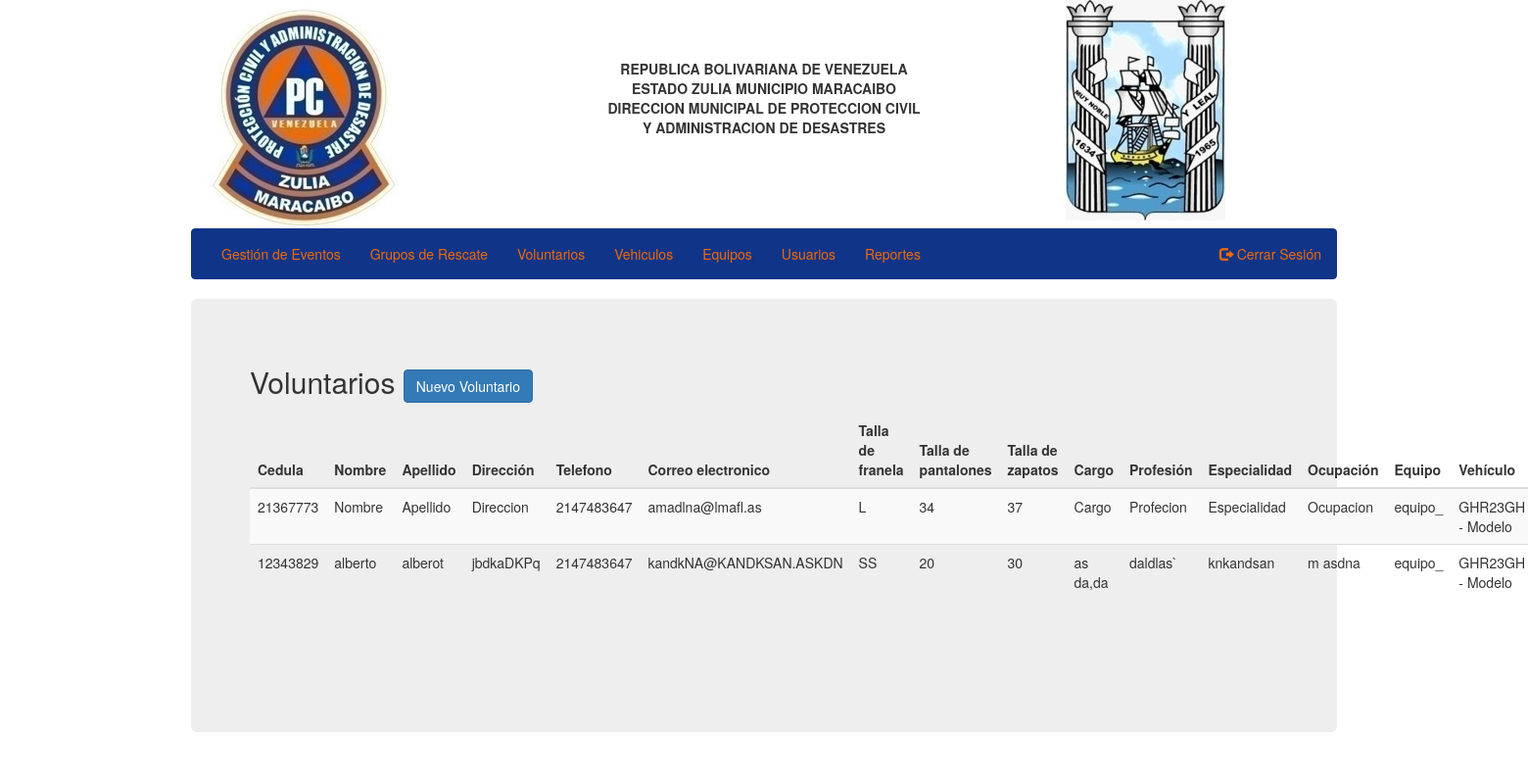
Screenshot of /voluntarios.php (signed in) with the database file from the repository.
### tables this page shows
CREATE TABLE `volunteers` (
  `id` int(11) NOT NULL,
  `ci` int(8) NOT NULL,
  `firstName` varchar(20) NOT NULL,
  `lastName` varchar(20) NOT NULL,
  `address` varchar(100) NOT NULL,
  `phone` int(11) NOT NULL,
  `email` varchar(50) NOT NULL,
  `sizeShirt` varchar(2) NOT NULL,
  `sizePants` varchar(2) NOT NULL,
  `sizeShoes` int(2) NOT NULL,
  `position` varchar(20) NOT NULL,
  `profession` varchar(20) NOT NULL,
  `speciality` varchar(20) NOT NULL,
  `employment` varchar(20) NOT NULL,
  `id_team` int(11) NOT NULL,
  `id_vehicle` int(11) NOT NULL,
  `type` varchar(20) NOT NULL,
  `state` varchar(20) NOT NULL,
  `photo` varchar(100) NOT NULL
);

### classes/DB.php (called while the page is built, shortened)
<?php
class DB {
    private static $_instance = null;
    private $_pdo,
            $_query,
            $_error = false,
            $_results,
            $_count = 0;
    private function __construct() {
        try {
            $this->_pdo = new PDO(
                    'mysql:host='.Config::get('mysql/host').';dbname='.Config::get('mysql/db'),
                    Config::get('mysql/username'),
                    Config::get('mysql/password'));
        } catch (Exception $e) {
            die($e->getMessage());
        }
    }
    public static function getInstance(){
        if(!isset(self::$_instance)){
            self::$_instance = new DB();
        }
        return self::$_instance;
    }
    public function query($sql, $params = array()){
        $this->_error = FALSE;
        if (($this->_query = $this->_pdo->prepare($sql))) {
            $x = 1;
            if(count($params)){
                foreach ($params as $param) {
                    $this->_query->bindValue($x, $param);
                    $x++;
                }
            }
            if($this->_query->execute()){
                $this->_results = $this->_query->fetchAll(PDO::FETCH_OBJ);
                $this->_count =  $this->_query->rowCount();
            }else{
                $this->_error = TRUE;
            }
        }
        return $this;
    }
    public function action($action, $table, $where = array()){
        if(count($where) === 3){
            $operators = array('=','>','<','>=','<=');
            $field = $where[0];
            $operator = $where[1];
            $value = $where[2];
            if(in_array($operator, $operators)){
                $sql = "{$action} FROM {$table} WHERE {$field} {$operator} ?";
                if(!$this->query($sql, array($value))->error()){
                    return $this;
                }
            }
        }
        return FALSE;
    }
    public function get($table, $where){
        return $this->action('SELECT *', $table, $where);
    }
    public function results(){
        return $this->_results;
    }
    public function first(){
        return $this->results()[0];
    }
    public function error(){
        return $this->_error;
    }
    public function count(){
        return $this->_count;
    }
}

### classes/Config.php (called while the page is built)
<?php
class Config {
    public static function get($path = NULL){
        if($path){
            $config = $GLOBALS['config'];
            $path = explode('/', $path);
            foreach ($path as $bit) {
                if(isset($config[$bit])){
                    $config = $config[$bit];
                }
            }
            return $config;
        }
        return FALSE;
    }
}

### classes/User.php (called while the page is built, shortened)
<?php
class User {
    private $_db,
            $_data,
            $_sessionName,
            $_cookieName,
            $_isLoggedIn;
    public function __construct($user = null) {
        $this->_db = DB::getInstance();
        $this->_sessionName = Config::get('session/session_name');
        if (!$user) {
            if (Session::exists($this->_sessionName)) {
                $user = Session::get($this->_sessionName);
                if ($this->find($user)) {
                    $this->_isLoggedIn = true;
                } else {
                }
            }
        } else {
            $this->find($user);
        }
    }
    public function find($user = null) {
        if ($user) {
            $field = (is_numeric($user)) ? 'id' : 'username';
            $data = $this->_db->get('users', array($field, '=', $user));
            if ($data->count()) {
                return true;
            }
        }
        return FALSE;
    }
    public function isLoggedIn() {
        return $this->_isLoggedIn;
    }
}

### classes/Session.php (called while the page is built, shortened)
<?php
class Session {
    public static function exists($name){
        return (isset($_SESSION[$name])) ? TRUE : FALSE;
    }
    public static function get($name){
        return $_SESSION[$name];
    }
}

### classes/Input.php (called while the page is built, shortened)
<?php
class Input {
    public static function exists($type = 'post'){
        switch ($type) {
            case 'post':
                return (!empty($_POST)) ? TRUE : FALSE;
                break;
            case 'get' :
                return (!empty($_GET) ? TRUE : FALSE);
                break;
        }
    }
}

### classes/Sistem.php (called while the page is built, shortened)
<?php
class Sistem {
	private $_db,
			$_data,
			$_type;
	public function __construct($type = null) {
		if (!is_null($type)) {
			$this->_type = $type;
		} else {
			$this->_type = 'team';
		}
		$this->_db = DB::getInstance();
	}
	public function get($arg = null) {
		if (!is_null($arg)) {
			$data = $this->_db->get($this->_type, $arg);
			if ($data->count()) {
				$this->_data = $data->results();
				return true;
			}
		} else {
			return false;
		}
	}
	public function data() {
		return $this->_data;
	}
}

### voluntarios.php (the view, shortened to what this page needs)
<?php
	gettemplate('header');
?>
<div class="container">
	<div class="row">
		<div class="jumbotron">
			<div class="row">
				<?php if (Input::exists('get') && Input::get('new')) : ?>
					<div class="col-sm-offset-3 col-sm-6">
						<?php if (!empty($error)) {
							handlerMessage($error, 'danger');
						} ?>
						<h2>Voluntarios <a href="?" class="btn btn-primary">Ver Voluntarios</a></h2>
						<form action="" method="post" enctype="multipart/form-data">
							<div class="form-group">
								<label for="ci">Cedula:</label>
								<input name="ci" type="number" class="form-control" id="ci">
							</div>
							<div class="form-group">
								<label for="firstName">Nombre:</label>
								<input name="firstName" type="text" class="form-control" id="firstName">
							</div>
							<div class="form-group">
								<label for="lastName">Apellido:</label>
								<input name="lastName" type="text" class="form-control" id="lastName">
							</div>
							<div class="form-group">
								<label for="address">Dirección:</label>
								<input name="address" type="text" class="form-control" id="address">
							</div>
							<div class="form-group">
								<label for="phone">Telefono:</label>
								<input name="phone" type="tel" class="form-control" id="phone">
							</div>
							<div class="form-group">
								<label for="email">Correo electónico:</label>
								<input name="email" type="email" class="form-control" id="email">
							</div>
							<div class="form-group">
								<label for="sizeShirt">Talla de camisa:</label>
								<select name="sizeShirt" class="form-control" id="sizeShirt">
									<?php $sizes = array('SS', 'S', 'M', 'L', 'XL', 'XXL', 'XXXL');
									for ($i = 0; $i < count($sizes); $i++) { ?>
										<option value="<?php echo $sizes[$i]; ?>"><?php echo $sizes[$i]; ?></option>
									<?php } ?>
								</select>
							</div>
							<div class="form-group">
								<label for="sizePants">Talla de pantalon:</label>
								<select name="sizePants" class="form-control" id="sizePants">
									<?php for ($i = 20; $i < 52; $i = $i+2) { ?>
										<option value="<?php echo $i; ?>"><?php echo $i; ?></option>
									<?php } ?>
								</select>
							</div>
							<div class="form-group">
								<label for="sizeShoes">Talla de zapatos:</label>
								<select name="sizeShoes" class="form-control" id="sizeShoes">
									<?php for ($i = 30; $i < 46; $i++) { ?>
										<option value="<?php echo $i; ?>"><?php echo $i; ?></option>
									<?php } ?>
								</select>
							</div>
							<div class="form-group">
								<label for="position">Cargo:</label>
								<input name="position" type="text" class="form-control" id="position">
							</div>
							<div class="form-group">
								<label for="profession">Profeción:</label>
								<input name="profession" type="text" class="form-control" id="profession">
							</div>
							<div class="form-group">
								<label for="speciality">Especialidad:</label>
								<input name="speciality" type="text" class="form-control" id="speciality">
							</div>
							<div class="form-group">
								<label for="employment">Ocupación:</label>
								<input name="employment" type="text" class="form-control" id="employment">
							</div>
							<div class="form-group">
								<label for="team">Equipo:</label>
								<?php $sistem = new Sistem('teams'); ?>
								<select name="team" class="form-control" id="team">
									<?php if ($sistem->get(array('id', '>', 0))) : ?>
										<?php foreach ($sistem->data() as $team) { ?>
											<option value="<?php echo $team->id; ?>"><?php echo $team->name; ?></option>
										<?php } ?>
									<?php else : ?>
										<option value="">No hay equipos registrados</option>
									<?php endif; ?>
								</select>
							</div>
							<div class="form-group">
								<label for="vehicle">Vehículo:</label>
								<?php $sistem = new Sistem('vehicles'); ?>
								<select name="vehicle" class="form-control" id="vehicle">
									<?php if ($sistem->get(array('id', '>', 0))) : ?>
										<?php foreach ($sistem->data() as $vehicle) { ?>
											<option value="<?php echo $vehicle->id; ?>"><?php echo $vehicle->model; ?> - <?php echo $vehicle->plate; ?></option>
										<?php } ?>
									<?php else : ?>
										<option value="">No hay vehiculos registrados</option>
									<?php endif; ?>
								</select>
							</div>
							<div class="form-group">
								<label for="type">Tipo:</label>
								<input name="type" type="text" class="form-control" id="type">
							</div>
							<div class="form-group">
								<label for="state">Estado:</label>
								<input name="state" type="text" class="form-control" id="state">
							</div>
							<div class="form-group">
								<label for="photo">Foto</label>
								<input class="form-control" type="file" name="photo" id="photo">
							</div>
							<input type="hidden" name="token" value="<?php echo Token::generate();?>">
							<input type="submit" name="create" class="btn btn-primary" value="Registrar"/>
						</form>
					</div>
				<?php else : ?>
					<div class="col-sm-12">
						<h2>Voluntarios <a href="?new=true" class="btn btn-primary">Nuevo Voluntario</a></h2>
						<table class="table table-striped">
							<thead>
								<tr>
									<th>Cedula</th>
									<th>Nombre</th>
									<th>Apellido</th>
									<th>Dirección</th>
									<th>Telefono</th>
									<th>Correo electronico</th>
									<th>Talla de franela</th>
									<th>Talla de pantalones</th>
									<th>Talla de zapatos</th>
									<th>Cargo</th>
									<th>Profesión</th>
									<th>Especialidad</th>
									<th>Ocupación</th>
									<th>Equipo</th>
									<th>Vehículo</th>
								</tr>
							</thead>
							<tbody>
								<?php $sistem = new Sistem('volunteers');
								if (!$sistem->get(array('id', '>', 0))) : ?>
									<tr>
										<td colspan="18"><h3><center>No hay registro</center></h3></td>
									</tr>
								<?php else :
									foreach ($sistem->data() as $voluntary) { ?>
										<tr>
											<td><?php echo $voluntary->ci; ?></td>
											<td><?php echo $voluntary->firstName; ?></td>
											<td><?php echo $voluntary->lastName; ?></td>
											<td><?php echo $voluntary->address; ?></td>
											<td><?php echo $voluntary->phone; ?></td>
											<td><?php echo $voluntary->email; ?></td>
											<td><?php echo $voluntary->sizeShirt; ?></td>
											<td><?php echo $voluntary->sizePants; ?></td>
											<td><?php echo $voluntary->sizeShoes; ?></td>
											<td><?php echo $voluntary->position; ?></td>
											<td><?php echo $voluntary->profession; ?></td>
											<td><?php echo $voluntary->speciality; ?></td>
											<td><?php echo $voluntary->employment; ?></td>
											<td><?php echo getData($voluntary->id_team, 'teams', 'name'); ?></td>
											<td><?php echo getData($voluntary->id_vehicle, 'vehicles', 'plate'); ?> - <?php echo getData($voluntary->id_vehicle, 'vehicles', 'model'); ?></td>
										</tr>
									<?php } ?>
								<?php endif; ?>
							</tbody>
						</table>
					</div>
				<?php endif; ?>
			</div>
		</div>
	</div>
</div>
<?php gettemplate('footer');

### functions.php (shortened to what this page needs)
<?php
	function gettemplate($template = null) {
		if (!is_null($template)) {
			include 'templates/'.$template.'.php';
			return true;
		} else {
			return false;
		}
	}
	function getData($id = null, $table = null, $field = 'id') {
		if (!is_null($id)) {
			$sistem = new Sistem($table);
			if ($sistem->get(array('id', '=', $id))) {
				$result = $sistem->data()[0];
				return $result->$field;
			}
		}
		return 'No existente';
	}

### templates/header.php (shortened to what this page needs)
<?php $user = new User(); ?>
<!DOCTYPE html>
<html lang="en">
<head>
	<link rel="stylesheet" type="text/css" href="assets/lib/bootstrap/dist/css/bootstrap.min.css">
	<link rel="stylesheet" type="text/css" href="assets/css/main.css">
</head>
<body>
	<div class="container">
		<div class="row">
			<div class="col-sm-3"><img src="assets/images/logo_pc.jpeg" class="img-responsive" alt=""></div>
			<div class="col-sm-6">
				<center style="margin-top: 60px; font-weight: bold;">
					<p>	REPUBLICA BOLIVARIANA DE VENEZUELA<br />
					ESTADO ZULIA MUNICIPIO MARACAIBO<br />
					DIRECCION MUNICIPAL DE PROTECCION CIVIL <br />
					Y ADMINISTRACION DE DESASTRES</p>
				</center>
			</div>
			<div class="col-sm-3"><img src="assets/images/logo_az.jpeg" class="img-responsive" alt=""></div>
		</div>
		<div class="row">
			<nav class="navbar navbar-inverse">
				<div class="container-fluid">
					<ul class="nav navbar-nav">
						<li><a href="eventos.php">Gestión de Eventos</a></li>
						<li><a href="grupos.php">Grupos de Rescate</a></li>
						<li><a href="voluntarios.php">Voluntarios</a></li>
						<li><a href="vehiculos.php">Vehiculos</a></li>
						<li><a href="equipos.php">Equipos</a></li>
						<li><a href="usuarios.php">Usuarios</a></li>
						<li><a href="reportes.php">Reportes</a></li>
					</ul>
					<ul class="nav navbar-nav navbar-right">
						<?php if (!$user->isLoggedIn()) { ?>
							<li><a href="login.php"><span class="glyphicon glyphicon-log-in"></span> Iniciar Sesión</a></li>
						<?php } else { ?>
							<li><a href="logout.php"><span class="glyphicon glyphicon-log-out"></span> Cerrar Sesión</a></li>
						<?php } ?>
					</ul>
				</div>
			</nav>
		</div>
	</div>

### templates/footer.php (shortened to what this page needs)
</body>
</html>

### assets/css/main.css (style rules this page uses)
.navbar-inverse { background-color: #103488; border-color: #103488; }
.navbar-inverse .navbar-nav>li>a, .navbar-inverse .navbar-nav>li>a:hover { color: #EF6A05; }

### rows the page displays
volunteers: ci "21367773", firstName "Nombre", lastName "Apellido", address "Direccion", phone "2147483647", email "amadlna@lmafl.as", sizeShirt "L", sizePants "34", sizeShoes "37", position "Cargo", profession "Profecion", speciality "Especialidad", employment "Ocupacion", id_team "equipo_", id_vehicle "GHR23GH", id_vehicle "Modelo"
volunteers: ci "12343829", firstName "alberto", lastName "alberot", address "jbdkaDKPq", phone "2147483647", email "kandkNA@KANDKSAN.ASKDN", sizeShirt "SS", sizePants "20", sizeShoes "30", position "as da,da", profession "daldlas`", speciality "knkandsan", employment "m asdna", id_team "equipo_", id_vehicle "GHR23GH", id_vehicle "Modelo"
